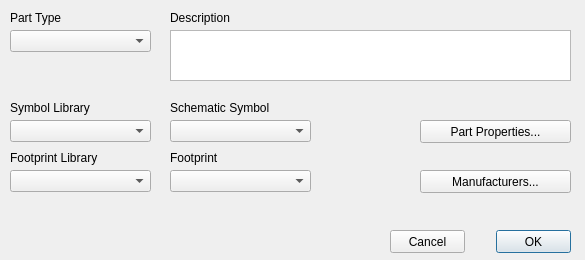
<?xml version="1.0" encoding="UTF-8"?>
<ui version="4.0">
 <class>part_params_dlg</class>
 <widget class="QDialog" name="part_params_dlg">
  <property name="geometry">
   <rect>
    <x>0</x>
    <y>0</y>
    <width>585</width>
    <height>260</height>
   </rect>
  </property>
  <property name="windowTitle">
   <string>Library Part</string>
  </property>
  <widget class="QPushButton" name="btn_ok">
   <property name="geometry">
    <rect>
     <x>496</x>
     <y>230</y>
     <width>75</width>
     <height>23</height>
    </rect>
   </property>
   <property name="text">
    <string>OK</string>
   </property>
  </widget>
  <widget class="QPushButton" name="btn_cancel">
   <property name="geometry">
    <rect>
     <x>390</x>
     <y>230</y>
     <width>75</width>
     <height>23</height>
    </rect>
   </property>
   <property name="text">
    <string>Cancel</string>
   </property>
  </widget>
  <widget class="QComboBox" name="cmb_part_type">
   <property name="geometry">
    <rect>
     <x>10</x>
     <y>30</y>
     <width>141</width>
     <height>22</height>
    </rect>
   </property>
  </widget>
  <widget class="QLabel" name="lbl_part_type">
   <property name="geometry">
    <rect>
     <x>10</x>
     <y>10</y>
     <width>61</width>
     <height>16</height>
    </rect>
   </property>
   <property name="text">
    <string>Part Type</string>
   </property>
  </widget>
  <widget class="QComboBox" name="cmb_symbol">
   <property name="geometry">
    <rect>
     <x>170</x>
     <y>120</y>
     <width>141</width>
     <height>22</height>
    </rect>
   </property>
  </widget>
  <widget class="QComboBox" name="cmb_footprint">
   <property name="geometry">
    <rect>
     <x>170</x>
     <y>170</y>
     <width>141</width>
     <height>22</height>
    </rect>
   </property>
  </widget>
  <widget class="QLabel" name="lbl_symbol">
   <property name="geometry">
    <rect>
     <x>170</x>
     <y>100</y>
     <width>101</width>
     <height>16</height>
    </rect>
   </property>
   <property name="text">
    <string>Schematic Symbol</string>
   </property>
  </widget>
  <widget class="QLabel" name="lbl_footprint">
   <property name="geometry">
    <rect>
     <x>170</x>
     <y>150</y>
     <width>101</width>
     <height>16</height>
    </rect>
   </property>
   <property name="text">
    <string>Footprint</string>
   </property>
  </widget>
  <widget class="QTextEdit" name="txt_description">
   <property name="geometry">
    <rect>
     <x>170</x>
     <y>30</y>
     <width>401</width>
     <height>51</height>
    </rect>
   </property>
  </widget>
  <widget class="QLabel" name="lbl_description">
   <property name="geometry">
    <rect>
     <x>170</x>
     <y>10</y>
     <width>61</width>
     <height>16</height>
    </rect>
   </property>
   <property name="text">
    <string>Description</string>
   </property>
  </widget>
  <widget class="QPushButton" name="btn_part_properties">
   <property name="geometry">
    <rect>
     <x>420</x>
     <y>120</y>
     <width>151</width>
     <height>23</height>
    </rect>
   </property>
   <property name="text">
    <string>Part Properties...</string>
   </property>
  </widget>
  <widget class="QPushButton" name="btn_manufacturers">
   <property name="geometry">
    <rect>
     <x>420</x>
     <y>170</y>
     <width>151</width>
     <height>23</height>
    </rect>
   </property>
   <property name="text">
    <string>Manufacturers...</string>
   </property>
  </widget>
  <widget class="QComboBox" name="cmb_symbol_lib">
   <property name="geometry">
    <rect>
     <x>10</x>
     <y>120</y>
     <width>141</width>
     <height>22</height>
    </rect>
   </property>
  </widget>
  <widget class="QLabel" name="lbl_symbol_lib">
   <property name="geometry">
    <rect>
     <x>10</x>
     <y>100</y>
     <width>101</width>
     <height>16</height>
    </rect>
   </property>
   <property name="text">
    <string>Symbol Library</string>
   </property>
  </widget>
  <widget class="QComboBox" name="cmb_footprint_lib">
   <property name="geometry">
    <rect>
     <x>10</x>
     <y>170</y>
     <width>141</width>
     <height>22</height>
    </rect>
   </property>
  </widget>
  <widget class="QLabel" name="lbl_footprint_lib">
   <property name="geometry">
    <rect>
     <x>10</x>
     <y>150</y>
     <width>101</width>
     <height>16</height>
    </rect>
   </property>
   <property name="text">
    <string>Footprint Library</string>
   </property>
  </widget>
 </widget>
 <tabstops>
  <tabstop>btn_ok</tabstop>
  <tabstop>btn_cancel</tabstop>
  <tabstop>cmb_part_type</tabstop>
  <tabstop>cmb_symbol_lib</tabstop>
  <tabstop>cmb_symbol</tabstop>
  <tabstop>cmb_footprint_lib</tabstop>
  <tabstop>cmb_footprint</tabstop>
  <tabstop>txt_description</tabstop>
  <tabstop>btn_part_properties</tabstop>
  <tabstop>btn_manufacturers</tabstop>
 </tabstops>
 <resources/>
 <connections/>
</ui>
